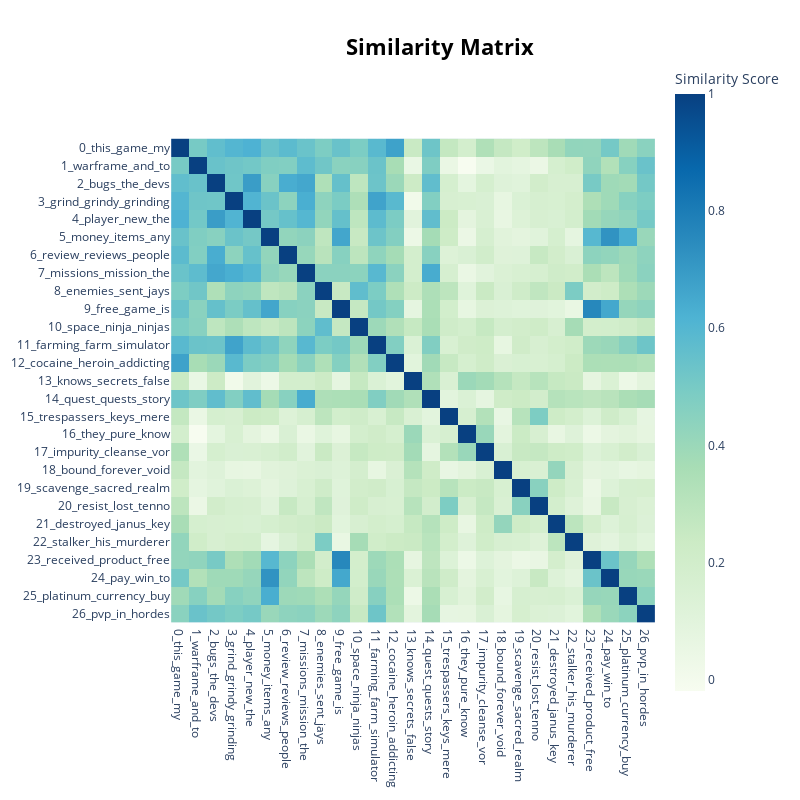

The cell this chart's notebook holds for it:
### Code cell
topic_model_negative.visualize_heatmap()

### Figure 1 — Plotly figure (JSON) as saved in the notebook; plotly's stock layout.template omitted (floating-point values rounded to 4 significant figures; data arrays with more than 128 entries replaced by an {"elided": "..."} marker saying what was removed)
{"data": [{"coloraxis": "coloraxis", "hovertemplate": "x: %{x}<br>y: %{y}<br>Similarity Score: %{z}<extra></extra>", "name": "0", "type": "heatmap", "x": ["0_this_game_my", "1_warframe_and_to", "2_bugs_the_devs", "3_grind_grindy_grinding", "4_player_new_the", "5_money_items_any", "6_review_reviews_people", "7_missions_mission_the", "8_enemies_sent_jays", "9_free_game_is", "10_space_ninja_ninjas", "11_farming_farm_simulator", "12_cocaine_heroin_addicting", "13_knows_secrets_false", "14_quest_quests_story", "15_trespassers_keys_mere", "16_they_pure_know", "17_impurity_cleanse_vor", "18_bound_forever_void", "19_scavenge_sacred_realm", "20_resist_lost_tenno", "21_destroyed_janus_key", "22_stalker_his_murderer", "23_received_product_free", "24_pay_win_to", "25_platinum_currency_buy", "26_pvp_in_hordes"], "xaxis": "x", "y": ["0_this_game_my", "1_warframe_and_to", "2_bugs_the_devs", "3_grind_grindy_grinding", "4_player_new_the", "5_money_items_any", "6_review_reviews_people", "7_missions_mission_the", "8_enemies_sent_jays", "9_free_game_is", "10_space_ninja_ninjas", "11_farming_farm_simulator", "12_cocaine_heroin_addicting", "13_knows_secrets_false", "14_quest_quests_story", "15_trespassers_keys_mere", "16_they_pure_know", "17_impurity_cleanse_vor", "18_bound_forever_void", "19_scavenge_sacred_realm", "20_resist_lost_tenno", "21_destroyed_janus_key", "22_stalker_his_murderer", "23_received_product_free", "24_pay_win_to", "25_platinum_currency_buy", "26_pvp_in_hordes"], "yaxis": "y", "z": {"elided": "27x27 float values"}}], "layout": {"coloraxis": {"colorbar": {"title": {"text": "Similarity Score"}}, "colorscale": [[0, "rgb(247,252,240)"], [0.125, "rgb(224,243,219)"], [0.25, "rgb(204,235,197)"], [0.375, "rgb(168,221,181)"], [0.5, "rgb(123,204,196)"], [0.625, "rgb(78,179,211)"], [0.75, "rgb(43,140,190)"], [0.875, "rgb(8,104,172)"], [1, "rgb(8,64,129)"]]}, "height": 800, "hoverlabel": {"bgcolor": "white", "font": {"family": "Rockwell", "size": 16}}, "legend": {"title": {"text": "Trend"}}, "margin": {"t": 60}, "showlegend": true, "title": {"font": {"color": "Black", "size": 22}, "text": "<b>Similarity Matrix</b>", "x": 0.55, "xanchor": "center", "y": 0.95, "yanchor": "top"}, "width": 800, "xaxis": {"anchor": "y", "constrain": "domain", "domain": [0, 1], "scaleanchor": "y"}, "yaxis": {"anchor": "x", "autorange": "reversed", "constrain": "domain", "domain": [0, 1]}}}
